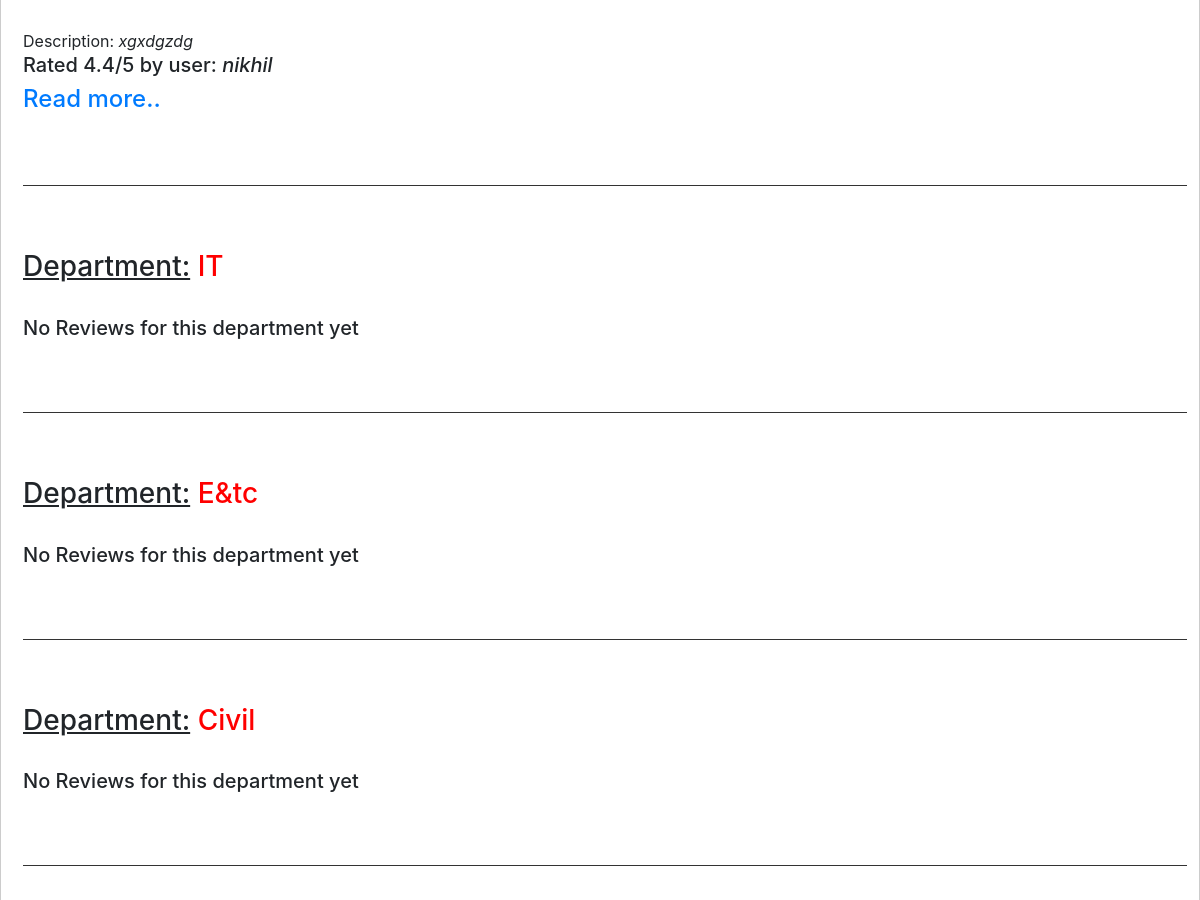
The app's page /Reviews/college/159/ (middle part), older data.
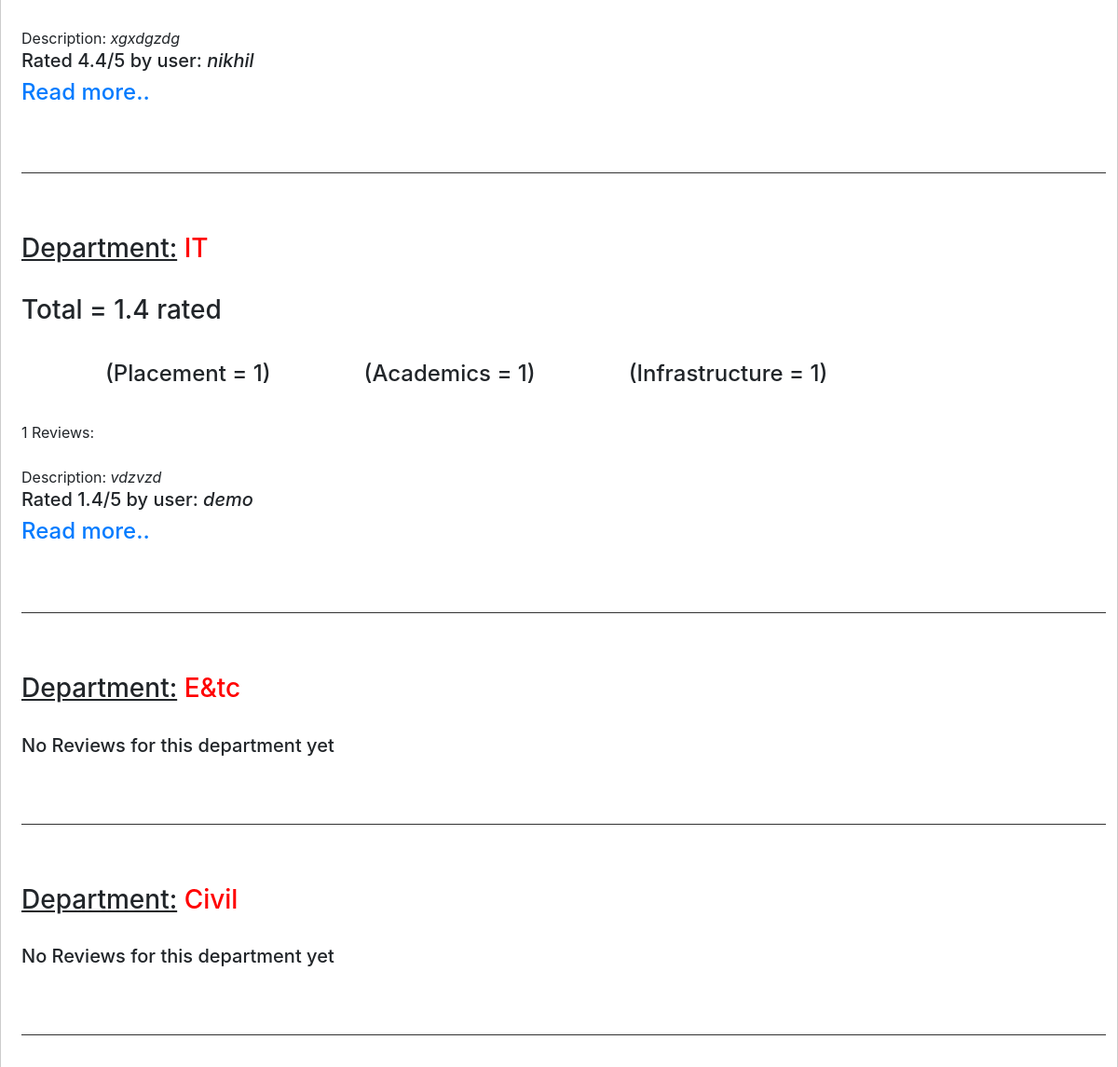
The same page, newer data.
### Reviews/models.py (models this page shows)
class Review(models.Model):
	college = models.ForeignKey(College, on_delete=models.CASCADE)
	dept = models.ForeignKey(Department, on_delete=models.CASCADE)
	pub_date = models.DateTimeField('Review Publishing Date')
	user_name = models.CharField(max_length=100)
	description = models.CharField(max_length=200)
	academic_rate = models.IntegerField(choices=feedback, default='Other')
	placement_rate = models.IntegerField(choices=feedback, default='Other')
	infra_rate = models.IntegerField(choices=feedback, default='Other')
	rating = models.FloatField()

class Department(models.Model):
	department = models.CharField(max_length=100)
	college = models.ForeignKey(College,on_delete=models.CASCADE)
	def avg_rating(self):
		tot = list(map(lambda x:x.rating,self.review_set.all()))
		avg = 0
		for i in range(len(tot)):
			avg+= tot[i]
		avg/= len(tot)
		return avg
	def avg_p_rating(self):
		tot = list(map(lambda x: x.placement_rate, self.review_set.all()))
		avg = 0
		for i in range(len(tot)):
			avg += int(tot[i])
		avg /= len(tot)
		return avg
	def avg_a_rating(self):
		tot = list(map(lambda x: x.academic_rate, self.review_set.all()))
		avg = 0
		for i in range(len(tot)):
			avg += int(tot[i])
		avg /= len(tot)
		return avg
	def avg_i_rating(self):
		tot = list(map(lambda x: x.infra_rate, self.review_set.all()))
		avg = 0
		for i in range(len(tot)):
			avg += int(tot[i])
		avg /= len(tot)
		return avg
	def __str__(self):
		return self.department

### Reviews/views.py (the view)
# urls.py: path('college/<int:college_id>/', views.college_detail, name='college_detail'),
def college_detail(request,college_id):
	college=get_object_or_404(College,pk=college_id)
	deps=Department.objects.filter(college=college)
	form=ReviewForm()
	user_clg = 'none'
	if not request.user.is_anonymous:
		if StudentUser.objects.filter(user=request.user).exists():
			user_clg = StudentUser.objects.filter(user=request.user)[0].college
		if IndustryUser.objects.filter(user=request.user).exists():
			user_clg = college.name
	return render(request,'Reviews/college_detail.html',{'college':college,'deps':deps, 'form':form, 'user_clg':user_clg})

### Reviews/templates/Reviews/college_detail.html (shortened to what this page needs)
<html>
<head>
</head>
<body>
{% extends 'Reviews/base.html' %}
{% block body %}
<img src={{ college.pic.url }} height="50%" width="100%"/><br><br><br>
<br>
<div id="Reviews" class="tabcontent">
<div style="margin-left: 10px;">
    {% for dep in deps %}
    <br><br>
    <h3><u>Department:</u> <font color="red">{{dep }} </font></h3><br>
           {% if dep.review_set.count > 0   %}
                <h3>Total = {{dep.avg_rating | floatformat}} rated</h3>
                <br>
                <div  class="row">
                    <div class="column" style="margin-left: 100px;">
                        <h4>(Placement = {{dep.avg_p_rating | floatformat}})</h4>
                    </div>
                    <div class="column" style="margin-left: 100px;">
                        <h4>(Academics = {{dep.avg_a_rating | floatformat}})</h4>
                    </div>
                    <div class="column" style="margin-left: 100px;">
                        <h4>(Infrastructure = {{dep.avg_i_rating | floatformat}})</h4>
                    </div>
                </div>
                <div>
                    <br>{{ dep.review_set.count }} Reviews: <br>
                    {% for review in dep.review_set.all %}
                    <div>
                        <br> Description: <em>{{ review.description }}</em>
                        <h5>Rated {{review.rating }}/5 by user:  <i>{{ review.user_name }}</i></h5>
                        <h4><a href="{% url 'Reviews:review_detail' review.id%}">
                        Read more..
                        </a></h4>
                    </div>
    {% endfor %}
                </div>
            {% else %}
                <h5>No Reviews for this department yet</h5>
            {% endif %}
    <br><br>
    <hr style="height:1px;border:none;color:#222;background-color:#333;" />
    {% endfor %}
</div>
<br>
</div>
{% endblock %}

Row changes from the older to the newer data that the page shows:
shown differently, row unchanged: Department "IT": avg_rating (not shown) → "1.4"; avg_p_rating (not shown) → "1"; avg_a_rating (not shown) → "1"; avg_i_rating (not shown) → "1"; review_set.count (not shown) → "1"; text "No Reviews for this department yet" → "Total = rated (Placement = ) (Academics = ) (Infrastructure = ) Reviews:"
added Review: description "vdzvzd", rating "1.4", user_name "demo", shown under Department "IT"
